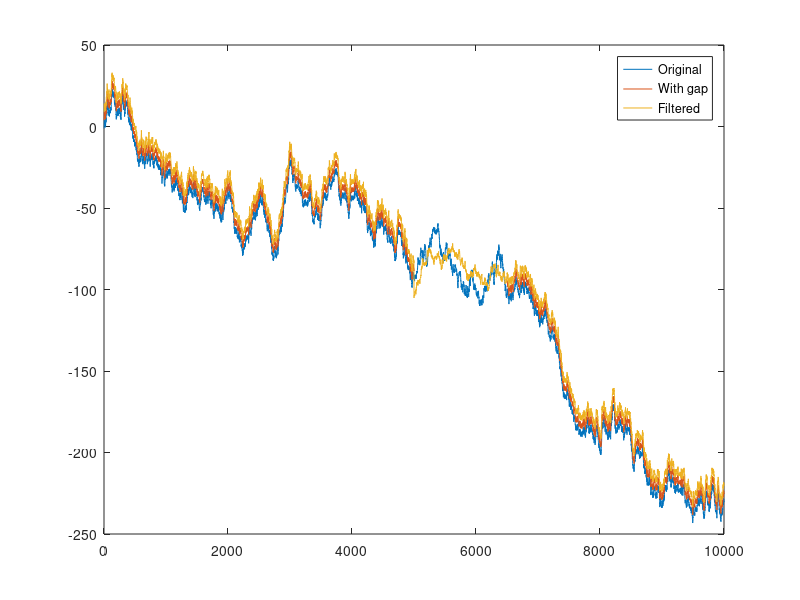

This figure's MATLAB source:
%%
%     COURSE: Signal processing problems, solved in MATLAB and Python
%    SECTION: Resampling, interpolating, extrapolating
%      VIDEO: Spectral interpolation
% Instructor: sincxpress.com
%
%%

% number of points in signal
n = 10000;

% create signal
[origsig,signal] = deal( cumsum( randn(n,1) ) );


% remove a specified window
boundaryPnts = [ 5000 6500 ];
signal(boundaryPnts(1):boundaryPnts(2)) = 0/0;


% FFTs of pre- and post-window data
fftPre = fft(signal( boundaryPnts(1)-diff(boundaryPnts)-1:boundaryPnts(1)-1) );
fftPst = fft(signal( boundaryPnts(2)+1:boundaryPnts(2)+diff(boundaryPnts)+1) );

% interpolated signal is a combination of mixed FFTs and straight line
mixeddata = detrend(ifft( ( fftPre+fftPst )/2 ));
linedata  = linspace(0,1,diff(boundaryPnts)+1)'*(signal(boundaryPnts(2)+1)-signal(boundaryPnts(1)-1)) + signal(boundaryPnts(1)-1);

% sum together for final result
linterp = mixeddata + linedata;

% put the interpolated piece into the signal
filtsig = signal;
filtsig(boundaryPnts(1):boundaryPnts(2)) = linterp;

figure(1), clf
plot(1:n,[origsig signal+5 filtsig+10])
legend({'Original';'With gap';'Filtered'})
zoom on

%% done.
